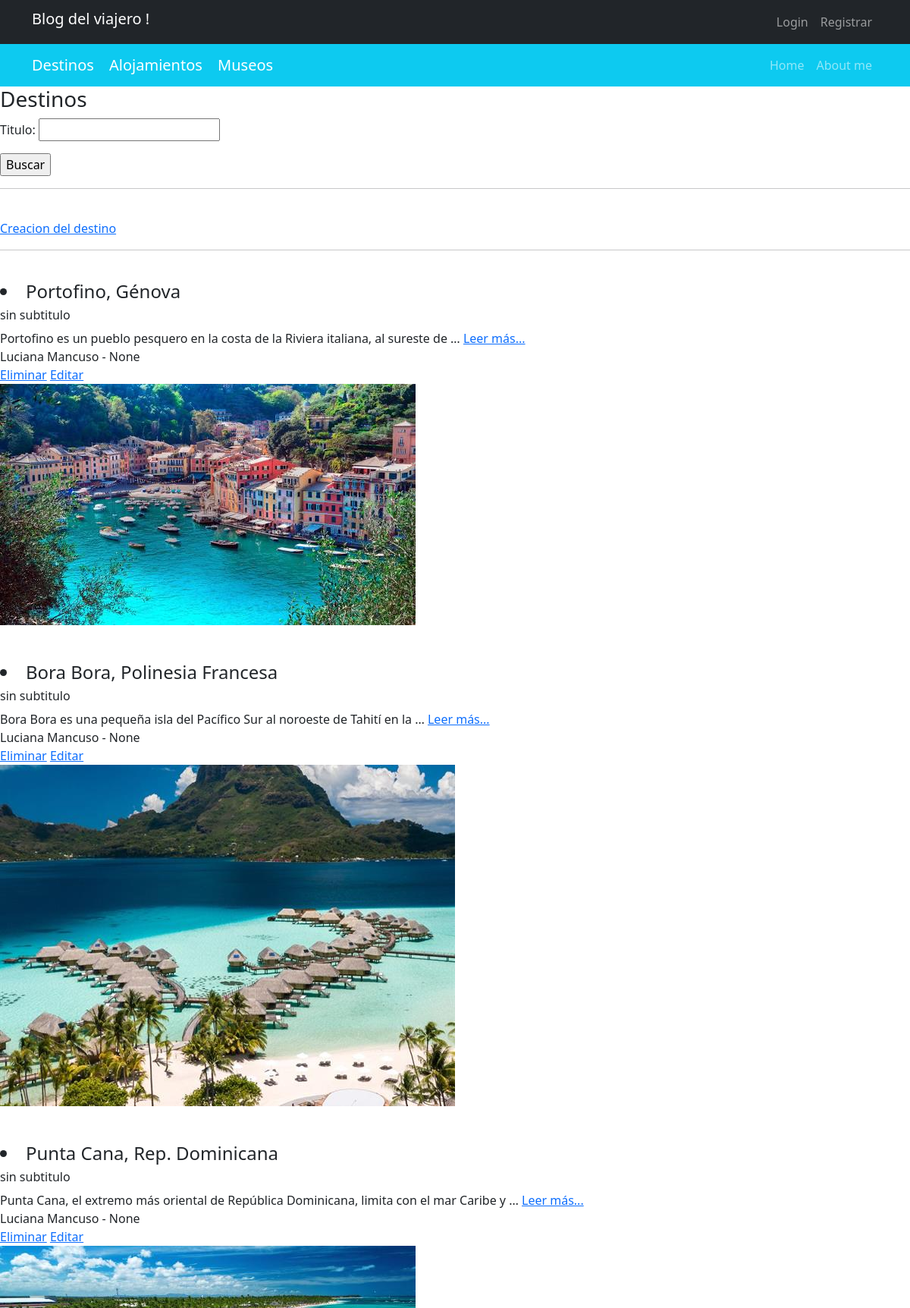
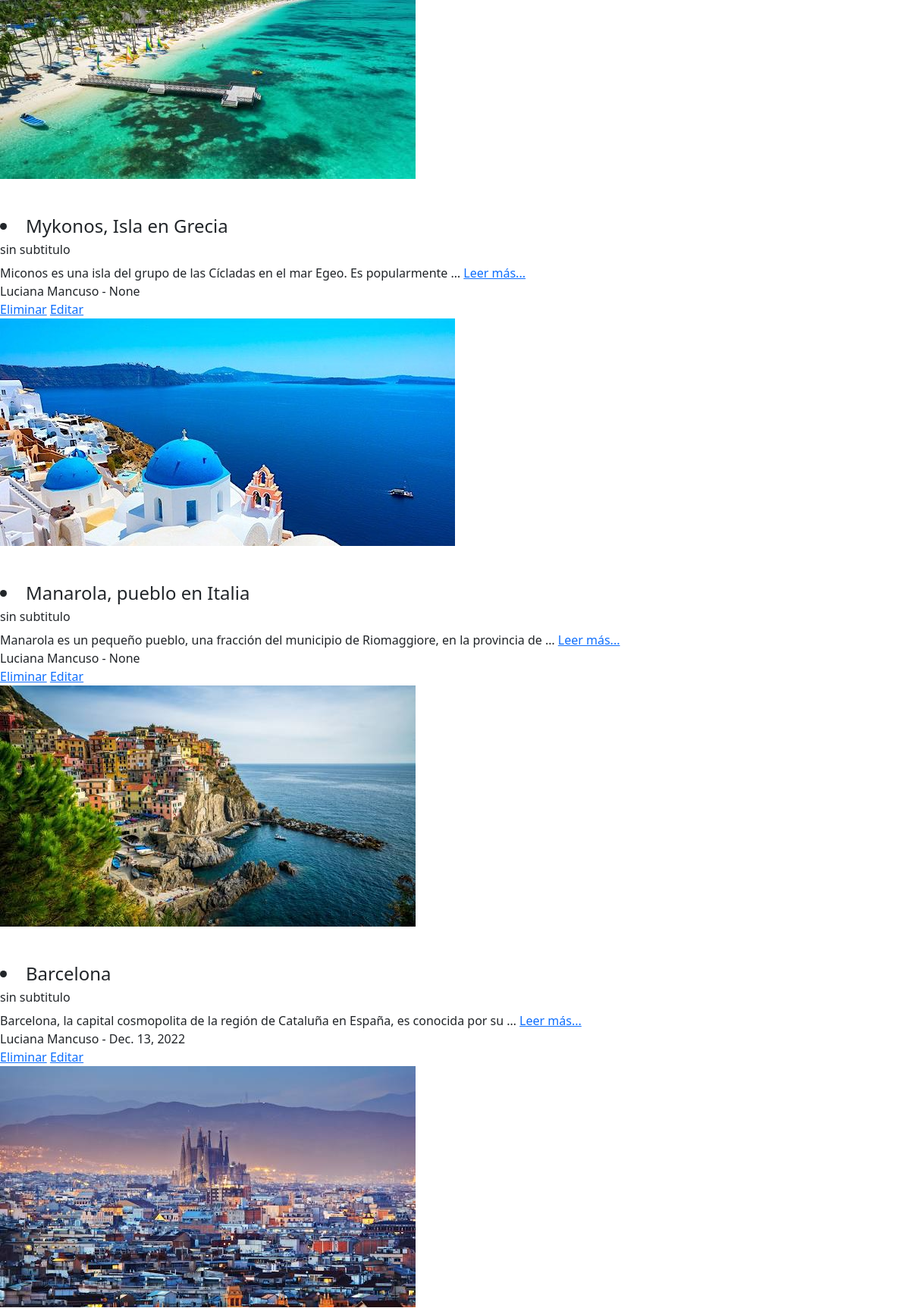
Page /blog/destinos/ (upper part) on the committed database (2 pictures, top to bottom).
### AppCoder/models.py (models this page shows, shortened)
class Destino(models.Model):
    titulo = models.CharField(max_length=200)
    subtitulo = models.CharField(max_length=100, default="sin subtitulo")
    descripcion = models.TextField()
    autor = models.CharField(max_length=100, default='Autor: Luciana Mancuso')
    fecha= models.DateField(null=True, blank=True)
    imagen = models.ImageField(upload_to='destinos/', null=True, blank=True)

### AppCoder/views.py (the view)
# urls.py: path('destinos/', lista_destinos, name="AppCoderDestinos"),
def lista_destinos(request):
    destinos = Destino.objects.all()
    context={"destinos": destinos, "form_buscar": BusquedaDestinoForm()}
    return render(request, "AppCoder/destinos.html", context=context)

### AppCoder/forms.py
class BusquedaDestinoForm(forms.Form):
    titulo=forms.CharField(max_length=100)

### templates/AppCoder/destinos.html (shortened to what this page needs)
{% extends 'base.html' %}
{% block contenido_cambia %}
    <h3>Destinos</h3>
    <form action="{% url 'AppCoderBuscarDestino' %}">
        {{ form_buscar.as_p }}
        <input type="submit" value="Buscar">
    </form>
<hr><br>
<a href="{% url 'AppCoderCrearDestino' %}">Creacion del destino</a>
<hr><br>
    {% if destinos %}
        {% for destino in destinos %}
        <h4><li>{{ destino.titulo }}</li></h4>
            <h6>{{ destino.subtitulo }}</h6>
                {{ destino.descripcion|truncatewords:15 }} <a href="{% url 'AppCoderDetalle_destino' destino.id %}">Leer más...</a> <br>
                {{ destino.autor }} - {{ destino.fecha}}
                <br>
                <a href="{% url 'AppCoderEliminarDestino' destino.titulo %}">Eliminar</a> <a href="{% url 'AppCoderEditarDestino' destino.titulo %}">Editar</a><br>
                {% if destino.imagen %}
                    <img src="{{destino.imagen.url}}" alt="{{destino.titulo}}">
                {% endif %}
                <br>
                <br>
                <br>
        {% endfor %}
    {% else %}
        <h4>No hay destinos hasta el  momento</h4>
    {% endif %}
    <br>
    <br>
    <br>
{% endblock %}

### rows in the picture
Destino: titulo "Portofino, Génova", subtitulo "sin subtitulo", descripcion "Portofino es un pueblo pesquero en la costa de la Riviera italiana, al sureste de …", autor "Luciana Mancuso", fecha "None", imagen (picture)
Destino: titulo "Bora Bora, Polinesia Francesa", subtitulo "sin subtitulo", descripcion "Bora Bora es una pequeña isla del Pacífico Sur al noroeste de Tahití en la …", autor "Luciana Mancuso", fecha "None", imagen (picture)
Destino: titulo "Punta Cana, Rep. Dominicana", subtitulo "sin subtitulo", descripcion "Punta Cana, el extremo más oriental de República Dominicana, limita con el mar Caribe y …", autor "Luciana Mancuso", fecha "None", imagen (picture)
Destino: titulo "Mykonos, Isla en Grecia", subtitulo "sin subtitulo", descripcion "Miconos es una isla del grupo de las Cícladas en el mar Egeo. Es popularmente …", autor "Luciana Mancuso", fecha "None", imagen (picture)
Destino: titulo "Manarola, pueblo en Italia", subtitulo "sin subtitulo", descripcion "Manarola es un pequeño pueblo, una fracción del municipio de Riomaggiore, en la provincia de …", autor "Luciana Mancuso", fecha "None", imagen (picture)
Destino: titulo "Barcelona", subtitulo "sin subtitulo", descripcion "Barcelona, la capital cosmopolita de la región de Cataluña en España, es conocida por su …", autor "Luciana Mancuso", fecha "Dec. 13, 2022", imagen (picture)
